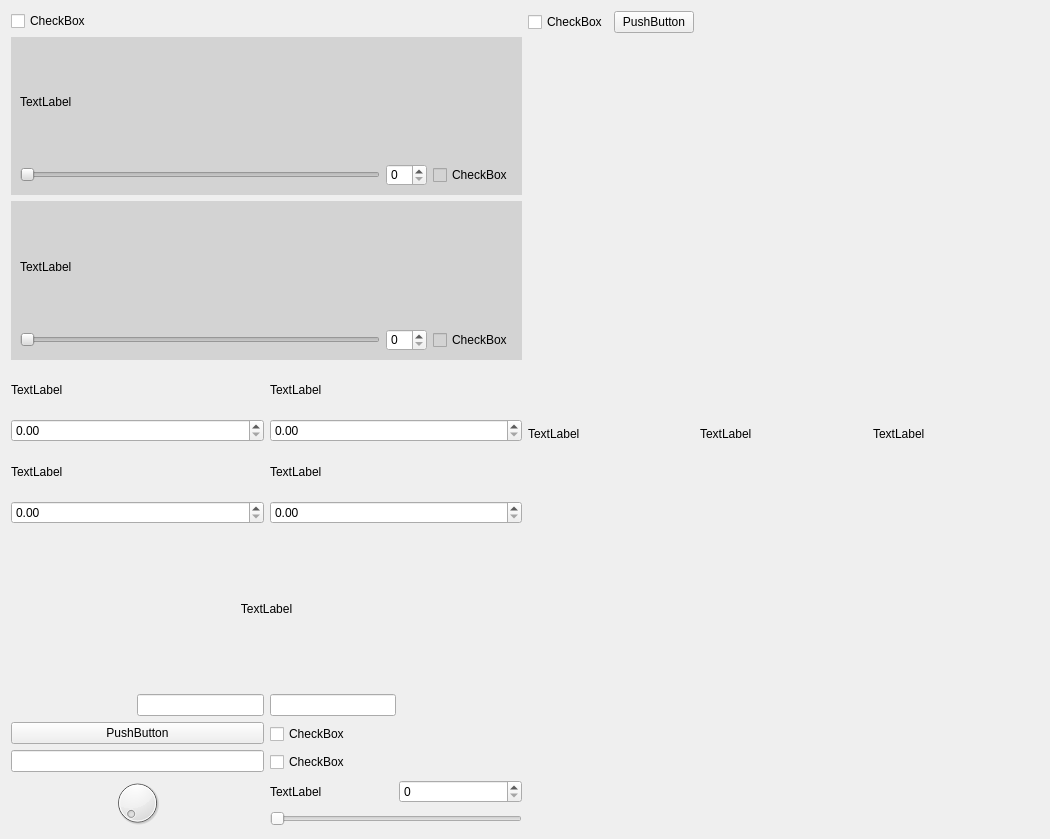
<?xml version="1.0" encoding="UTF-8"?>
<ui version="4.0">
 <class>Form</class>
 <widget class="QWidget" name="Form">
  <property name="geometry">
   <rect>
    <x>0</x>
    <y>0</y>
    <width>1050</width>
    <height>839</height>
   </rect>
  </property>
  <property name="windowTitle">
   <string>Form</string>
  </property>
  <layout class="QGridLayout" name="gridLayout">
   <item row="0" column="0">
    <layout class="QHBoxLayout" name="focus_control_lt">
     <item>
      <layout class="QVBoxLayout" name="focus_option_lt">
       <item>
        <widget class="QCheckBox" name="control_focus_cb">
         <property name="styleSheet">
          <string notr="true"/>
         </property>
         <property name="text">
          <string>CheckBox</string>
         </property>
        </widget>
       </item>
       <item>
        <widget class="QWidget" name="fc_current_wgt" native="true">
         <property name="styleSheet">
          <string notr="true">background-color: lightgray;</string>
         </property>
         <layout class="QVBoxLayout" name="verticalLayout_4">
          <item>
           <widget class="QLabel" name="fc_current_lb">
            <property name="text">
             <string>TextLabel</string>
            </property>
           </widget>
          </item>
          <item>
           <layout class="QHBoxLayout" name="fc_current_option_lt">
            <item>
             <widget class="QSlider" name="fc_current_sd">
              <property name="styleSheet">
               <string notr="true"> Pale gray;</string>
              </property>
              <property name="orientation">
               <enum>Qt::Horizontal</enum>
              </property>
             </widget>
            </item>
            <item>
             <widget class="QSpinBox" name="fc_current_sb">
              <property name="contextMenuPolicy">
               <enum>Qt::PreventContextMenu</enum>
              </property>
              <property name="styleSheet">
               <string notr="true">background-color: Pale gray;</string>
              </property>
             </widget>
            </item>
            <item>
             <widget class="QCheckBox" name="fc_current_cb">
              <property name="text">
               <string>CheckBox</string>
              </property>
             </widget>
            </item>
           </layout>
          </item>
         </layout>
        </widget>
       </item>
       <item>
        <widget class="QWidget" name="probe_current_wgt" native="true">
         <property name="styleSheet">
          <string notr="true">background-color: lightgray;</string>
         </property>
         <layout class="QHBoxLayout" name="horizontalLayout_3">
          <item>
           <layout class="QVBoxLayout" name="probe_current_lt">
            <item>
             <widget class="QLabel" name="probe_current_lb">
              <property name="text">
               <string>TextLabel</string>
              </property>
             </widget>
            </item>
            <item>
             <layout class="QHBoxLayout" name="probe_current_control_lt">
              <item>
               <widget class="QSlider" name="probe_current_sd">
                <property name="orientation">
                 <enum>Qt::Horizontal</enum>
                </property>
               </widget>
              </item>
              <item>
               <widget class="QSpinBox" name="probe_current_sb">
                <property name="styleSheet">
                 <string notr="true">background-color: Pale gray;</string>
                </property>
               </widget>
              </item>
              <item>
               <widget class="QCheckBox" name="probe_current_cb">
                <property name="text">
                 <string>CheckBox</string>
                </property>
               </widget>
              </item>
             </layout>
            </item>
           </layout>
          </item>
         </layout>
        </widget>
       </item>
       <item>
        <layout class="QGridLayout" name="focus_grid">
         <item row="0" column="0">
          <widget class="QLabel" name="min_sum_lb">
           <property name="text">
            <string>TextLabel</string>
           </property>
          </widget>
         </item>
         <item row="2" column="1">
          <widget class="QLabel" name="range_lb">
           <property name="text">
            <string>TextLabel</string>
           </property>
          </widget>
         </item>
         <item row="0" column="1">
          <widget class="QLabel" name="z_focus_lb">
           <property name="text">
            <string>TextLabel</string>
           </property>
          </widget>
         </item>
         <item row="1" column="0">
          <widget class="QDoubleSpinBox" name="min_sum_sb"/>
         </item>
         <item row="2" column="0">
          <widget class="QLabel" name="dn_lb">
           <property name="text">
            <string>TextLabel</string>
           </property>
          </widget>
         </item>
         <item row="1" column="1">
          <widget class="QDoubleSpinBox" name="z_focus_sb"/>
         </item>
         <item row="3" column="1">
          <widget class="QDoubleSpinBox" name="range_sb"/>
         </item>
         <item row="3" column="0">
          <widget class="QDoubleSpinBox" name="dn_sum_sb"/>
         </item>
        </layout>
       </item>
       <item>
        <widget class="QLabel" name="offset_sum_lb">
         <property name="styleSheet">
          <string notr="true"/>
         </property>
         <property name="text">
          <string>TextLabel</string>
         </property>
         <property name="alignment">
          <set>Qt::AlignCenter</set>
         </property>
        </widget>
       </item>
       <item>
        <layout class="QHBoxLayout" name="offset_sum_lt">
         <item>
          <spacer name="horizontalSpacer_2">
           <property name="orientation">
            <enum>Qt::Horizontal</enum>
           </property>
           <property name="sizeHint" stdset="0">
            <size>
             <width>40</width>
             <height>20</height>
            </size>
           </property>
          </spacer>
         </item>
         <item>
          <widget class="QLineEdit" name="offset_sum_left_le">
           <property name="text">
            <string/>
           </property>
          </widget>
         </item>
         <item>
          <widget class="QLineEdit" name="offset_sum_right_le"/>
         </item>
         <item>
          <spacer name="horizontalSpacer_3">
           <property name="orientation">
            <enum>Qt::Horizontal</enum>
           </property>
           <property name="sizeHint" stdset="0">
            <size>
             <width>40</width>
             <height>20</height>
            </size>
           </property>
          </spacer>
         </item>
        </layout>
       </item>
       <item>
        <layout class="QHBoxLayout" name="focus_option_bottom_lt">
         <item>
          <layout class="QVBoxLayout" name="dial_lt">
           <item>
            <widget class="QPushButton" name="pushButton">
             <property name="text">
              <string>PushButton</string>
             </property>
            </widget>
           </item>
           <item>
            <widget class="QLineEdit" name="lineEdit"/>
           </item>
           <item>
            <widget class="QDial" name="dial"/>
           </item>
          </layout>
         </item>
         <item>
          <layout class="QVBoxLayout" name="verticalLayout_3">
           <item>
            <widget class="QCheckBox" name="shutdown_cb">
             <property name="text">
              <string>CheckBox</string>
             </property>
            </widget>
           </item>
           <item>
            <widget class="QCheckBox" name="enable_cb">
             <property name="text">
              <string>CheckBox</string>
             </property>
            </widget>
           </item>
           <item>
            <layout class="QHBoxLayout" name="speed_2_lt">
             <item>
              <widget class="QLabel" name="speed_2_lb">
               <property name="text">
                <string>TextLabel</string>
               </property>
              </widget>
             </item>
             <item>
              <widget class="QSpinBox" name="speed_2_sb"/>
             </item>
            </layout>
           </item>
           <item>
            <widget class="QSlider" name="speed_2_sd">
             <property name="orientation">
              <enum>Qt::Horizontal</enum>
             </property>
            </widget>
           </item>
          </layout>
         </item>
        </layout>
       </item>
      </layout>
     </item>
     <item>
      <layout class="QVBoxLayout" name="focus_chart_lt">
       <item>
        <layout class="QHBoxLayout" name="focus_symbol_lt">
         <item>
          <widget class="QCheckBox" name="focus_light_status">
           <property name="text">
            <string>CheckBox</string>
           </property>
          </widget>
         </item>
         <item>
          <widget class="QPushButton" name="set_focus_err_bt">
           <property name="text">
            <string>PushButton</string>
           </property>
          </widget>
         </item>
         <item>
          <spacer name="horizontalSpacer">
           <property name="orientation">
            <enum>Qt::Horizontal</enum>
           </property>
           <property name="sizeHint" stdset="0">
            <size>
             <width>40</width>
             <height>20</height>
            </size>
           </property>
          </spacer>
         </item>
        </layout>
       </item>
       <item>
        <layout class="QHBoxLayout" name="chart_layouts">
         <item>
          <layout class="QVBoxLayout" name="efocus_chart_lt">
           <item>
            <widget class="QLabel" name="efocus_chart_lb">
             <property name="text">
              <string>TextLabel</string>
             </property>
            </widget>
           </item>
          </layout>
         </item>
         <item>
          <layout class="QVBoxLayout" name="sum_chart_lt">
           <item>
            <widget class="QLabel" name="sum_chart_lb">
             <property name="text">
              <string>TextLabel</string>
             </property>
            </widget>
           </item>
          </layout>
         </item>
         <item>
          <layout class="QVBoxLayout" name="reflectance_chart_lt">
           <item>
            <widget class="QLabel" name="reflectance_chart_lb">
             <property name="text">
              <string>TextLabel</string>
             </property>
            </widget>
           </item>
          </layout>
         </item>
        </layout>
       </item>
      </layout>
     </item>
    </layout>
   </item>
  </layout>
 </widget>
 <resources/>
 <connections/>
</ui>
